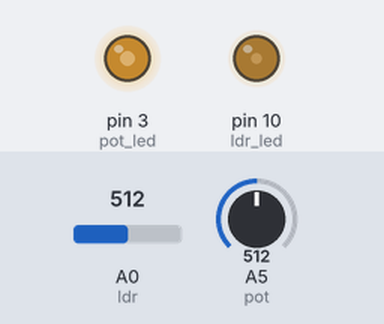
Recording of a sketch running on a simulated Arduino Uno, built with avr-gcc and run on an emulated ATmega328P. Parts: output pins drawn as LEDs (lit = HIGH). Inputs (shaded band) come from the test bench; at power-on: A0 (ldr) = 512, A5 (pot) = 512.

Above: at 1.2 s.
1.3 s: A0 (ldr) set to 716
At 1.6 s:
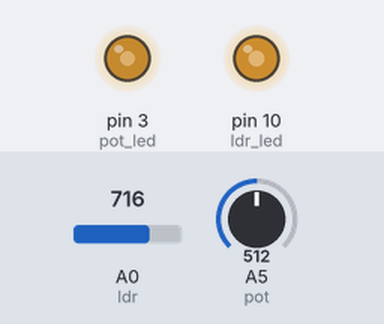
2.8 s: A5 (pot) set to 716
At 3.9 s:
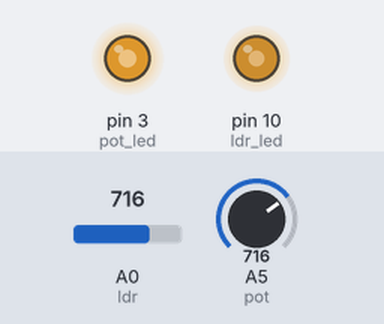
4.3 s: A0 (ldr) set to 900
At 5.1 s:
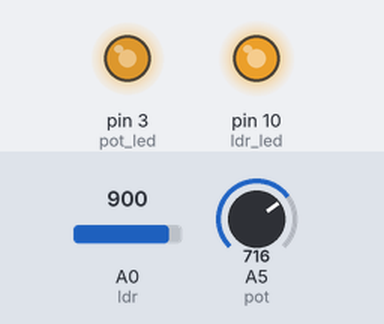
5.8 s: A5 (pot) set to 900
At 6.2 s:
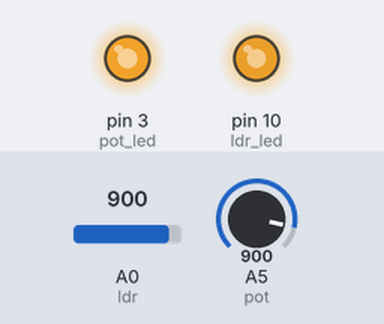
7.3 s: A0 (ldr) set to 511
At 8.5 s:
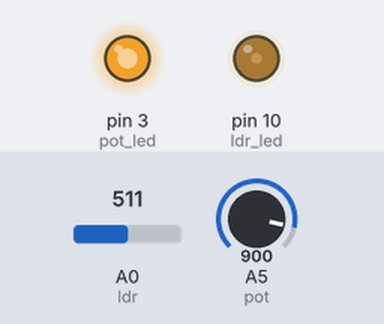
8.8 s: A5 (pot) set to 122
At 9.7 s:
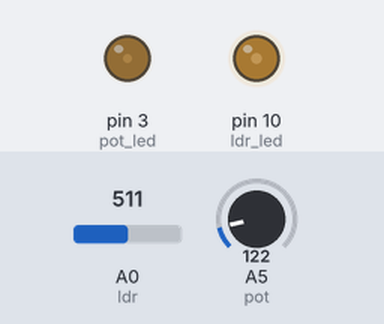
Timing chart, 0 to 11.3 s (numbered marks = the images above; inputs shaded):
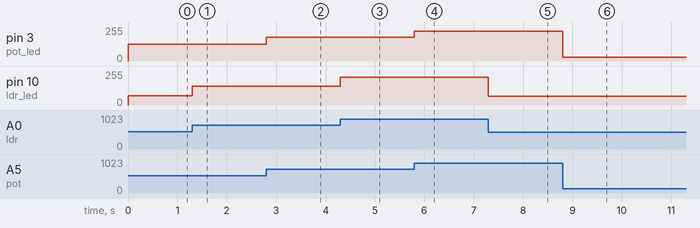

The sketch:

pot_ldr_led_brightness.ino
```cpp
#define pot A5
#define pot_led 3

#define ldr A0
#define ldr_led 10

void setup()
{
  pinMode(pot,INPUT);
  pinMode(pot_led,OUTPUT);

  pinMode(ldr,INPUT);
  pinMode(ldr_led,OUTPUT);
}

void loop()
{
  int pot_led_brightness=analogRead(pot);
  pot_led_brightness= map(pot_led_brightness,0,1023,0,255);
  analogWrite(pot_led,pot_led_brightness);

  int ldr_led_brightness=analogRead(ldr);
  ldr_led_brightness= map(ldr_led_brightness,325,1023,0,255);
  analogWrite(ldr_led,ldr_led_brightness);
}
```

Measured:
- after the input at 1.3 s, pin 10 (ldr_led): 68/255 → 142/255 at once
- after the input at 2.8 s, pin 3 (pot_led): 127/255 → 178/255 at once
- after the input at 4.3 s, pin 10 (ldr_led): 142/255 → 210/255 at once
- after the input at 5.8 s, pin 3 (pot_led): 178/255 → 224/255 at once
- after the input at 7.3 s, pin 10 (ldr_led): 210/255 → 67/255 at once
- after the input at 8.8 s, pin 3 (pot_led): 224/255 → 30/255 at once
